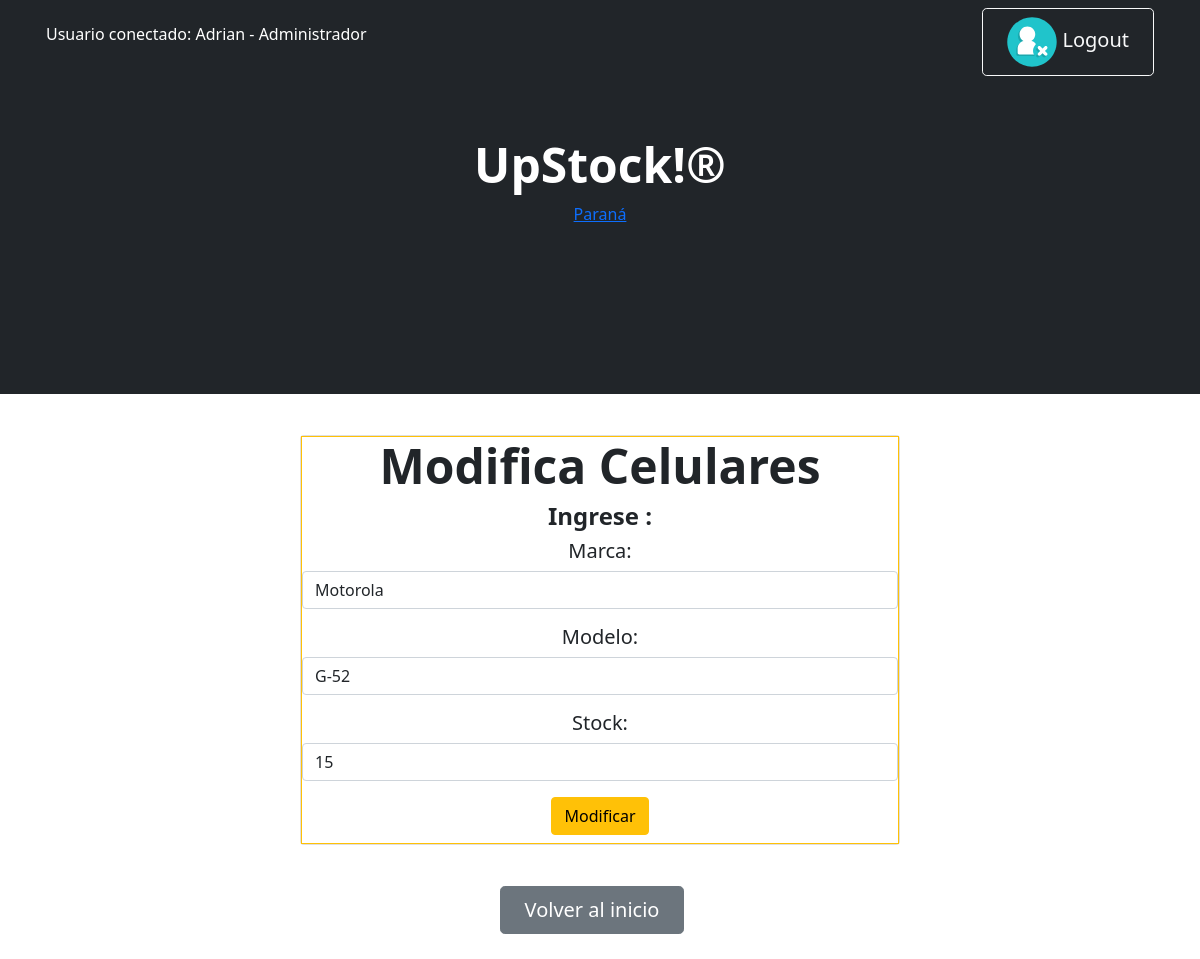
/upstock/editar_cel/1 (signed in), run on the app's committed database.
### Miapp/models.py (models this page shows, shortened)
class Celulares (models.Model):
    marca= models.CharField (max_length=50)
    modelo= models.CharField (max_length=50)
    stock= models.IntegerField ()

### Miapp/views.py (the view)
# urls.py: path('editar_cel/<int:id>',editar_celular,name='editar_cel'),
@permission_required('Miapp.change_celulares', raise_exception=True)
@login_required(login_url='Inicio')
def editar_celular(request,id):
    celulares=Celulares.objects.get(id=id)
    if request.method == "POST":
        mi_formulario = Formulario_celulares (request.POST)
        if mi_formulario.is_valid():
            data= mi_formulario.cleaned_data
            celulares.marca=data["marca"]
            celulares.modelo=data["modelo"]
            celulares.stock=data["stock"]
            celulares.save()
            return redirect("show_cel_edit")
    else:
            mi_formulario = Formulario_celulares(initial={
                "marca": celulares.marca,
                "modelo": celulares.modelo,
                "stock": celulares.stock
            })
    return render (request, "show_cel_edit_menu.html", {'mi_formulario': mi_formulario,"id":celulares.id})

### Miapp/forms.py
class Formulario_celulares (forms.ModelForm):
    class Meta:
        model=Celulares
        fields=('__all__')
        widgets={
            'marca': forms.TextInput(attrs={'class':'form-control','placeholder':'Ej:Motorola'}),
            'modelo':forms.TextInput(attrs={'class':'form-control','placeholder':'Ej:Moto G-82'}),
            'stock':forms.NumberInput(attrs={'class':'form-control','placeholder':'Ingrese Cantidad'})
        }

### Miapp/templates/show_cel_edit_menu.html
{% extends 'padre.html' %}
{% load static %}
{% block Contenido_cambiante %}
        <span class="border border-warning">
        <h1 class="display-5 fw-bolder text mb-2">Modifica Celulares</h1>
        <h2 class="h4 fw-bolder">Ingrese :</h2>
        <form action = "{% url 'editar_cel' id %}"  class="h5 fw-normal"  method ="POST" > {% csrf_token %}
        {{ mi_formulario.as_p }}
        <input type="submit" class="btn btn-warning "  value = "Modificar"/>
        </form>
       </span>
{% endblock Contenido_cambiante %}

### Miapp/templates/padre.html (shortened to what this page needs)
<!DOCTYPE html>
<html lang="en">
    <head>
        {% load static %}
        <link rel="stylesheet" href="https://cdn.jsdelivr.net/npm/bootstrap@4.0.0/dist/css/bootstrap.min.css"
>
        <link href="https://cdn.jsdelivr.net/npm/bootstrap-icons@1.4.1/font/bootstrap-icons.css" rel="stylesheet" />
        <link href="{%static 'css/styles.css'%}" rel="stylesheet" />
    </head>
    <body id="divconfondo">
            <nav class="navbar navbar-expand-lg navbar-dark bg-dark">
            <div class="container px-3">
            {% if user.is_authenticated %}
                    <p style="color:white"> Usuario conectado: {{user.username}} - {{user.groups.all.0}}</p>
                    <a class="btn btn-outline-light btn-lg px-4" href="{% url 'Logout' %}"> <img class="icon input-icon" src="{% static 'assets/logout.svg' %}" alt=""> Logout</a>
            {% endif %}
        </nav>
        <header class="bg-dark py-1">
            <div class="container px-1">
                <div class="row  justify-content-center">
                    <div class="col-lg-6">
                        <div class="text-center my-5">
                            <h1 class="display-5 fw-bolder text-white mb-2">UpStock!®</h1>
                                 <div id="tw_19_1704680239">
                                <div style="width:120px; height:140px; margin: 0 auto;">
                                <a href="https://hotelmix.es/time/parana-30036">Paraná</a><br/></div></div>
                        </div>
                    </div>
                </div>
            </div>
        </header>
        <div class="text-center py-3"  >
            <div id="tarjeta" class="card">
                {% block Contenido_cambiante %}
                {% endblock Contenido_cambiante %}
            </div>
        </div>
        <div id="botoninicio" class="text-center">
    <a class="btn btn-secondary btn-lg px-4 me-sm-3" href="{% url 'Inicio'%}">Volver al inicio</a>
    </div>

### data on the page
Celulares: marca "Motorola", modelo "G-52", stock "15"

### other printed values
{{ user.username }} "Adrian"
{{ user.groups.all.0 }} "Administrador"
